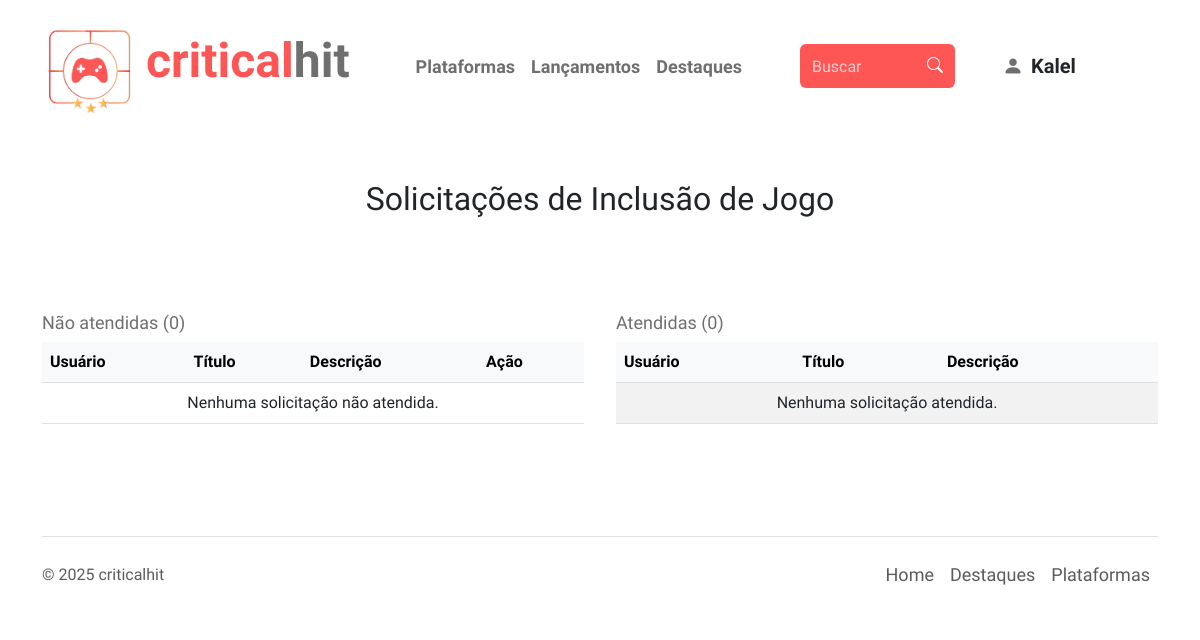
Page /solicitacoes.php (signed in) on the earlier database version.
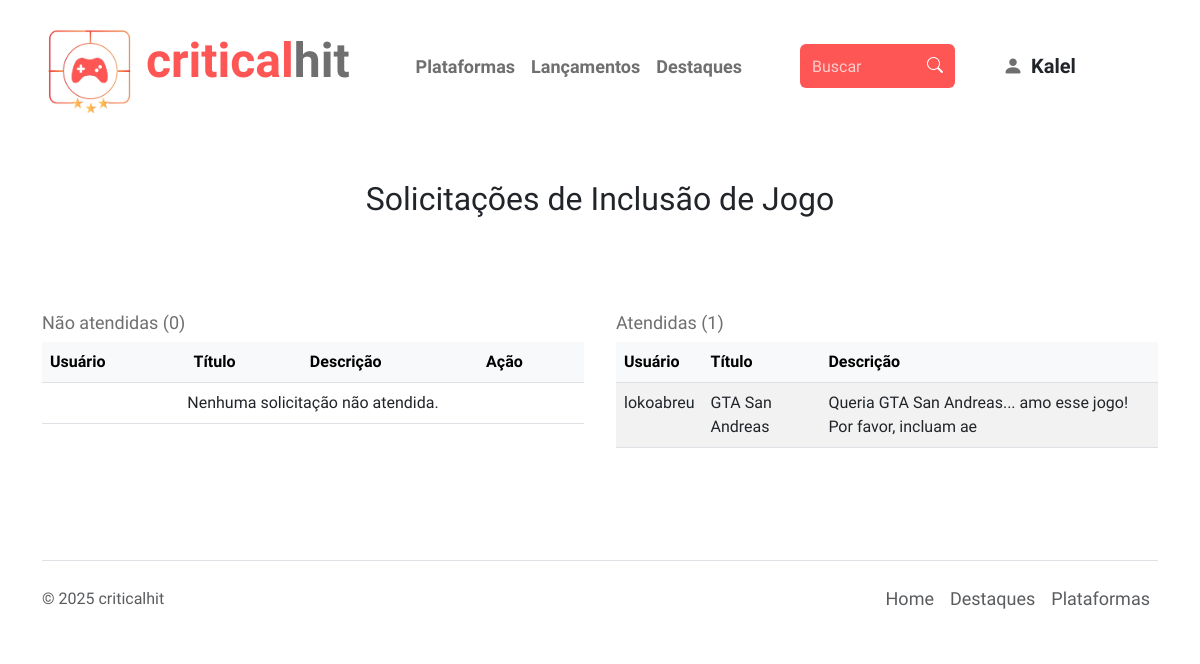
Same page on the later database version.
### tables this page shows
CREATE TABLE `solicitacao_jogo` (
  `id_solicitacao` int(11) NOT NULL,
  `id_usuario` int(11) NOT NULL,
  `titulo_solicitado` text NOT NULL,
  `desc_solicitado` text NOT NULL,
  `solicitacao_atendida` tinyint(1) NOT NULL
);

CREATE TABLE `usuario` (
  `id` int(10) NOT NULL,
  `nome` varchar(40) NOT NULL,
  `email` varchar(255) NOT NULL,
  `senha` char(60) NOT NULL,
  `is_superuser` tinyint(1) DEFAULT NULL
);

### solicitacoes.php (the view, shortened to what this page needs)
<?php
include "src/config/db_connect.php";
$sql_nao = "
  SELECT s.id_solicitacao, s.id_usuario, s.titulo_solicitado, s.desc_solicitado, u.nome AS nome_usuario
  FROM solicitacao_jogo s
  JOIN usuario u ON u.id = s.id_usuario
  WHERE s.solicitacao_atendida = 0
  ORDER BY s.titulo_solicitado ASC
";
$res_nao = $conn->query($sql_nao);
$count_nao = $res_nao->num_rows;
$sql_sim = "
  SELECT s.id_usuario, s.titulo_solicitado, s.desc_solicitado, u.nome AS nome_usuario
  FROM solicitacao_jogo s
  JOIN usuario u ON u.id = s.id_usuario
  WHERE s.solicitacao_atendida = 1
  ORDER BY s.titulo_solicitado ASC
";
$res_sim = $conn->query($sql_sim);
$count_sim = $res_sim->num_rows;
?>
<!DOCTYPE html>
<html lang="pt-br">
<head>
  <link href="https://cdn.jsdelivr.net/npm/bootstrap@5.3.0/dist/css/bootstrap.min.css" rel="stylesheet" />
  <link rel="stylesheet" href="https://cdn.jsdelivr.net/npm/bootstrap-icons@1.10.5/font/bootstrap-icons.css" />
  <link rel="stylesheet" href="assets/css/jogo.css" />
  <link rel="stylesheet" href="assets/css/modal.css" />
  <link rel="stylesheet" href="https://cdnjs.cloudflare.com/ajax/libs/font-awesome/6.5.0/css/all.min.css" />
</head>
<body>
  <div id="navbar-container"></div>
  <div class="container mt-5">
    <h2 class="text-center mb-4">Solicitações de Inclusão de Jogo</h2>
    <div class="tables-wrapper">
<div>
  <h4 class="mb-2">Não atendidas (<?= $count_nao ?>)</h4>
  <div class="table-responsive">
    <table class="table table-hover">
      <thead class="table-light">
        <tr>
          <th>Usuário</th>
          <th>Título</th>
          <th>Descrição</th>
          <th>Ação</th>
        </tr>
      </thead>
      <tbody>
        <?php if ($count_nao > 0): ?>
          <?php while ($r = $res_nao->fetch_assoc()): ?>
            <tr>
              <td><?= htmlspecialchars($r['nome_usuario']) ?></td>
              <td><?= htmlspecialchars($r['titulo_solicitado']) ?></td>
              <td><?= htmlspecialchars($r['desc_solicitado']) ?></td>
              <td>
                <a href="atender-solicitacao.php?id_solicitacao=<?= $r['id_solicitacao'] ?>"
                class="btn btn-sm btn-acao"
                title="Atender solicitação">
                <i class="fa-solid fa-magnifying-glass"></i>
              </a>
              <style>
                .btn-acao {
  border: 1px solid #fe5655;
  color: #fe5655;
  background-color: white;
  transition: all 0.2s ease-in-out;
}
.btn-acao:hover {
  background-color: #fe5655;
  color: white;
}
.btn-acao:hover i {
  color: white;
}
.btn-acao i {
  color: #fe5655;
  transition: color 0.2s;
}
              </style>
              </td>
            </tr>
          <?php endwhile; ?>
        <?php else: ?>
          <tr><td colspan="4" class="text-center">Nenhuma solicitação não atendida.</td></tr>
        <?php endif; ?>
      </tbody>
    </table>
  </div>
</div>
      <div>
        <h4 class="mb-2">Atendidas (<?= $count_sim ?>)</h4>
        <div class="table-responsive">
          <table class="table table-striped">
            <thead class="table-light">
              <tr><th>Usuário</th><th>Título</th><th>Descrição</th></tr>
            </thead>
            <tbody>
              <?php if ($count_sim > 0): ?>
                <?php while ($r = $res_sim->fetch_assoc()): ?>
                  <tr>
                    <td><?= htmlspecialchars($r['nome_usuario']) ?></td>
                    <td><?= htmlspecialchars($r['titulo_solicitado']) ?></td>
                    <td><?= htmlspecialchars($r['desc_solicitado']) ?></td>
                  </tr>
                <?php endwhile; ?>
              <?php else: ?>
                <tr><td colspan="3" class="text-center">Nenhuma solicitação atendida.</td></tr>
              <?php endif; ?>
            </tbody>
          </table>
        </div>
      </div>
    </div>
  </div>
  <div id="footer-container" class="mt-5"></div>
</body>
</html>

### assets/css/jogo.css (style rules this page uses)
* { font-family: "Rambla"; }

### assets/css/index.css (style rules this page uses)
* { font-family: "Rambla"; }
body { padding-bottom: 5%; }
h4 { font-size: 18px; line-height: 22px; margin-top: 70px; margin-bottom: -10px; color: #6f6f6f; }

### solicitacoes.php (style rules this page uses)
@media (min-width: 992px) { .tables-wrapper { display: flex; gap: 2rem; } }
@media (min-width: 992px) { .tables-wrapper > div { flex: 1; } }

Differences in the rows shown:
added solicitacao_jogo: id_usuario.nome "lokoabreu", titulo_solicitado "GTA San Andreas", desc_solicitado "Queria GTA San Andreas... amo esse jogo! Por favor, incluam ae"
Other differences:
$count_sim: "0" → "1"
text no longer shown: "Nenhuma solicitação atendida."
